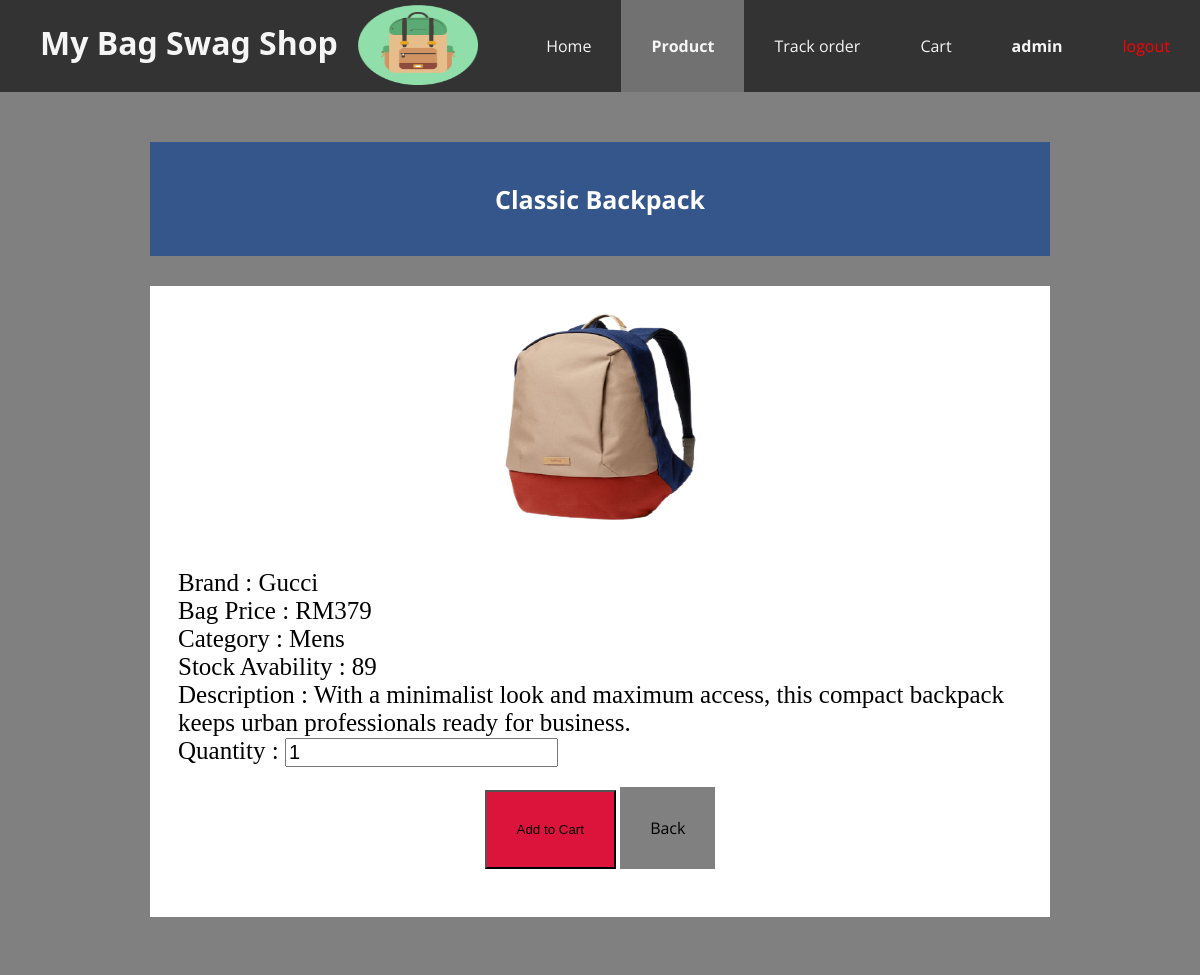
Page /viewStock.php?stock_id=10 (signed in) on the committed database.
### tables this page shows
CREATE TABLE `stock_inventory` (
  `stock_id` int(11) NOT NULL,
  `stock_name` varchar(100) NOT NULL,
  `stock_brand` varchar(100) NOT NULL,
  `stock_category` varchar(100) NOT NULL,
  `stock_quantity` int(11) NOT NULL,
  `stock_description` varchar(10000) NOT NULL,
  `stock_img` varchar(200) NOT NULL,
  `stock_price` int(11) NOT NULL
);

### viewStock.php (the view, shortened to what this page needs)
<?php include('server.php');
  $stock_id=$_GET['stock_id'];
  $query=mysqli_query($db,"SELECT * FROM `stock_inventory` WHERE stock_id='$stock_id'");
  $row=mysqli_fetch_array($query);
 ?>
<!DOCTYPE html>
<html>
<head>
  <link rel="stylesheet" type="text/css" href="asset/css/style4.css?<?php echo date('l jS \of F Y h:i:s A'); ?>">
</head>
<header>
  <ul>
    <li style="float: left;">
    <h1 class="headline">My Bag Swag Shop</h1>
    <img style="margin-left :20px; margin-top:5px ;" height="80" width="120" src="asset/img/logo.png"></li>
    <li ><a onclick="if (!confirm('Are you sure you want to logout?')) return false;" href="index.php?logout='1'" style="color: red;">logout</a></li>
    <li><a><?php  if (isset($_SESSION['username'])) : ?>
                    <strong><?php echo $_SESSION['username']; ?></strong>
                    <?php endif ?>
    <li ><a href="">Cart</a></li>
    <li><a href="">Track order</a></li>
    <li class="active"><strong><a href="">Product</a></strong></li>
    <li ><a href="index.php">Home</a></li>
  </ul>
</header>
<body style="background-color: grey;">
  <form method="post" action="product.php?action=add&id=<?php echo $row["stock_id"]; ?>">
<table>
<th style="padding: 40px; font-size: 25px;" ><?php echo $row['stock_name']; ?></th>
  <td>
<?php echo "<img width='500' height='250' src='asset/stockImg/".$row['stock_img']."'>"; ?>
<div class="item-table">
Brand : <?php echo $row['stock_brand']; ?>
<br>
Bag Price : RM<?php echo $row['stock_price']; ?>
<br>
Category : <?php echo $row['stock_category']; ?>
<br>
Stock Avability : <?php $stock = $row['stock_quantity'];  ?> <?php if ($stock==0){
    echo "Out of Stock"; }
    else{
    echo $stock;
  }
 ?>
<br>
Description : <?php echo $row['stock_description']; ?>
<br>
Quantity     : <?php if ($stock==0) {
  echo "<input style='font-size: 20px'  type='number' value='1'  placeholder='1' name='item_quantity' disabled >";}
 else{
  echo "<input style='font-size: 20px'  type='number' value='1'  placeholder='1' name='item_quantity'> ";
 }?>
</div>
  <input style="background-color: crimson;" class="add_cart"  type="submit" name="add_to_cart" style="margin-top:5px;" class="btn btn-success" value="Add to Cart" />
  </form>
  <a class="add_cart" type="button" onclick="history.back();" style="background-color:grey" >Back</a>
</body>
</html>

### asset/css/style4.css (style rules this page uses)
body { margin: 0; font-family: 'Open Sans'; background-color:#34568B; }
ul { list-style-type: none; margin: 0; overflow: hidden; background-color: #333; top: 0; }
li { float: right; }
li a { display: block; color: whitesmoke; text-align: center; padding: 35px 30px; text-decoration: none; font-size: 16px; }
.active { background-color: darkslateblue; }
.headline { color: whitesmoke; float: left; }
html { box-sizing: border-box; }
h1 { text-align: center; color:aliceblue; justify-content: center; display: block; font-family: Segoe, "Segoe UI", "DejaVu Sans", "Trebuchet MS", Verdana, "sans-serif"; }
.active, .dot:hover { background-color: #717171; }
table { border-collapse: collapse; width: 80%; text-align: center; margin-top: 20px; margin-left:auto; margin-right:auto; background-color: white; margin-bottom: 50px; }
table td,th { border: 30px solid grey; padding: 8px; }
table th { padding-top: 12px; padding-bottom: 12px; text-align: center; background-color:#34568B; color: white; }
.item-table { text-align: left; font-family: cursive; font-size: 25px; padding: 10px; margin: 10px; }
.add_cart { padding: 30px; background-color: darkcyan; display: inline-flex; text-align: center; margin-bottom: 40px; }

### rows in the picture
stock_inventory: stock_name "Classic Backpack", stock_img (picture), stock_brand "Gucci", stock_price "379", stock_category "Mens", stock_quantity "89", stock_description "With a minimalist look and maximum access, this compact backpack keeps urban professionals ready for business."

### other values in the picture
$_SESSION['username'] "admin"
